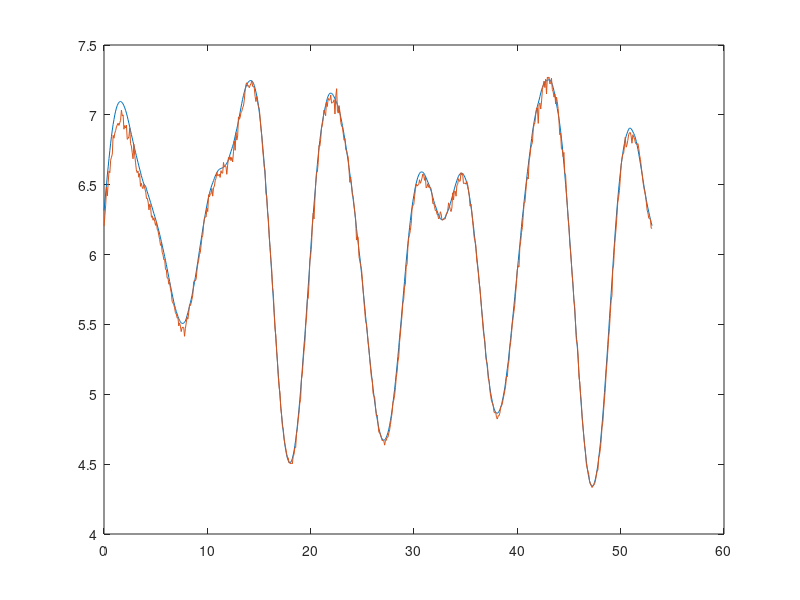

MATLAB code to generate this figure: (Note: this script raises an error after producing the figure.)
clear; clc;
%v_pos_dist = importdata("log_v_pos_dist.txt");
%v_vel_dist = importdata("log_v_vel_dist.txt");
%v_vel_dist_lp = importdata("log_v_vel_dist_lp.txt");
%v_pos_dist = importdata("log_v_pos_dist_3_wave.txt");
%v_vel_dist = importdata("log_v_vel_dist_3_wave.txt");
%v_vel_dist_lp = importdata("log_v_vel_dist_lp_3_wave.txt");
%v_vel_aruco = importdata("log_v_vel_aruco_3_wave.txt");
%v_land = importdata("log_v_good_land.txt");
% v_pitch = importdata("log_pitch.txt");
v_dist = importdata("log_dist.txt");
x = importdata("log_x.txt");
%x(:,1) = [];
%v(:,1) = [];
%x(1:10,:) = [];
%v(1,:) = [];

% figure(1)
% subplot(2,3,1)
% plot(x(:,1)-5)
% hold on;
% plot(x(:,3))
% title('altitude drone')
% subplot(2,3,2)
% plot(x(:,2))
% title('velocity drone')
% subplot(2,3,3)
% plot(x(:,3))
% title('altitude ship')
% subplot(2,3,4)
% plot(x(:,4))
% title('velocity ship')
% subplot(2,3,5)
% plot(x(:,5))
% title('acceleration ship')
% figure(1)
% hold on;
% plot(v_pitch(:,5), v_pitch(:,1)) %Roll gt
% plot(v_pitch(:,5), v_pitch(:,3)-pi) %Roll est
% 
% figure(2)
% hold on;
% 
% 
% plot(v_pitch(:,5), v_pitch(:,2)) %Pitch gt
% plot(v_pitch(:,5), -v_pitch(:,4)- v_pitch(:,7)-0.013) %Pitch est
% %plot(v_pitch(:,5), v_pitch(:,8)/20) %Ship alt
% ylabel({'Angle [Radians]'});
% xlabel({'Time [s]'});
% title({'Pitch estimation with ground truth'});

%FFT
% Y = fft(v_pitch(:,4));
% L = 752;
% Fs = 12
% P2 = abs(Y/L);
% P1 = P2(1:L/2+1);
% P1(2:end-1) = 2*P1(2:end-1);
% figure (11)
% f = Fs*(0:(L/2))/L;
% plot(f,P1) 
% title('Single-Sided Amplitude Spectrum of X(t)')
% xlabel('f (Hz)')
% ylabel('|P1(f)|')


% figure(3)
% plot(v_vel_dist(:,1))
% hold on;
% plot(v_vel_dist(:,2)-1.4)

% figure(4)
% plot(v_pos_dist(:,3)-5)
% hold on;
% plot(v_vel_dist(:,3)-5)
% plot(v_vel_dist_lp(:,3)-5)
% xlim([0 800])
% legend('dist pos cont', 'dist vel cont', 'dist vel cont lp')
% 
% figure(5)
% plot(v_vel_aruco(:,3)-5)
% hold on;
% plot(v_vel_aruco(:,4)-5)
% plot(v_vel_aruco(:,4)-v_vel_aruco(:,3))
% xlim([0 800])
% legend('dist aruco', 'dist ground truth', 'dist diff')
% figure(6)
% plot(v_vel_aruco(:,1))
% hold on;
% plot(v_vel_aruco(:,2)-1.4)
% legend('drone pos', 'ship pos')

% figure(7)
% plot(v_vel(:,4), v_vel(:,1)-1.12-(4-1.12))
% hold on
% plot(v_vel(:,4), v_vel(:,2))

% figure(8)
% plot(v_land(:,1))
% hold on;
% plot(v_land(:,2)-6)
% legend('drone pos', 'ship pos')

figure(9)
plot(v_dist(:,4), v_dist(:,2))
hold on;
plot(v_dist(:,4), v_dist(:,3))

%%
avg_dist_pos = mean(abs(v_pos_dist(1:800,3)-5))
avg_dist_vel = mean(abs(v_vel_dist(1:800,3)-5))
avg_dist_vel_lp = mean(abs(v_vel_dist_lp(1:800,3)-5))
std_dist_pos = std(abs(v_pos_dist(1:800,3)-5))
std_dist_vel = std(abs(v_vel_dist(1:800,3)-5))
std_dist_vel_lp = std(abs(v_vel_dist_lp(1:800,3)-5))
